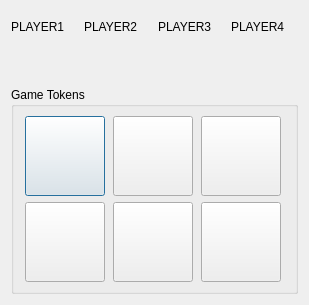
<?xml version="1.0" encoding="UTF-8"?>
<ui version="4.0">
 <class>TokenChooser</class>
 <widget class="QDialog" name="TokenChooser">
  <property name="geometry">
   <rect>
    <x>0</x>
    <y>0</y>
    <width>309</width>
    <height>305</height>
   </rect>
  </property>
  <property name="windowTitle">
   <string>Choose Token</string>
  </property>
  <layout class="QVBoxLayout" name="verticalLayout_6">
   <item>
    <layout class="QHBoxLayout" name="horizontalLayout">
     <item>
      <layout class="QVBoxLayout" name="verticalLayout">
       <item>
        <widget class="QLabel" name="player1Name">
         <property name="text">
          <string>PLAYER1</string>
         </property>
        </widget>
       </item>
       <item>
        <widget class="QLabel" name="player1Img">
         <property name="text">
          <string/>
         </property>
        </widget>
       </item>
      </layout>
     </item>
     <item>
      <layout class="QVBoxLayout" name="verticalLayout_2">
       <item>
        <widget class="QLabel" name="player2Name">
         <property name="text">
          <string>PLAYER2</string>
         </property>
        </widget>
       </item>
       <item>
        <widget class="QLabel" name="player2Img">
         <property name="text">
          <string/>
         </property>
        </widget>
       </item>
      </layout>
     </item>
     <item>
      <layout class="QVBoxLayout" name="verticalLayout_3">
       <item>
        <widget class="QLabel" name="player3Name">
         <property name="text">
          <string>PLAYER3</string>
         </property>
        </widget>
       </item>
       <item>
        <widget class="QLabel" name="player3Img">
         <property name="text">
          <string/>
         </property>
        </widget>
       </item>
      </layout>
     </item>
     <item>
      <layout class="QVBoxLayout" name="verticalLayout_4">
       <item>
        <widget class="QLabel" name="player4Name">
         <property name="text">
          <string>PLAYER4</string>
         </property>
        </widget>
       </item>
       <item>
        <widget class="QLabel" name="player4Img">
         <property name="text">
          <string/>
         </property>
        </widget>
       </item>
      </layout>
     </item>
    </layout>
   </item>
   <item>
    <widget class="QGroupBox" name="groupBox">
     <property name="title">
      <string>Game Tokens</string>
     </property>
     <layout class="QVBoxLayout" name="verticalLayout_5">
      <item>
       <layout class="QGridLayout" name="gridLayout">
        <item row="0" column="0">
         <widget class="QPushButton" name="token1">
          <property name="minimumSize">
           <size>
            <width>80</width>
            <height>80</height>
           </size>
          </property>
          <property name="maximumSize">
           <size>
            <width>80</width>
            <height>80</height>
           </size>
          </property>
          <property name="text">
           <string/>
          </property>
         </widget>
        </item>
        <item row="0" column="1">
         <widget class="QPushButton" name="token2">
          <property name="minimumSize">
           <size>
            <width>80</width>
            <height>80</height>
           </size>
          </property>
          <property name="maximumSize">
           <size>
            <width>80</width>
            <height>80</height>
           </size>
          </property>
          <property name="text">
           <string/>
          </property>
         </widget>
        </item>
        <item row="0" column="2">
         <widget class="QPushButton" name="token3">
          <property name="minimumSize">
           <size>
            <width>80</width>
            <height>80</height>
           </size>
          </property>
          <property name="maximumSize">
           <size>
            <width>80</width>
            <height>80</height>
           </size>
          </property>
          <property name="text">
           <string/>
          </property>
         </widget>
        </item>
        <item row="1" column="0">
         <widget class="QPushButton" name="token4">
          <property name="minimumSize">
           <size>
            <width>80</width>
            <height>80</height>
           </size>
          </property>
          <property name="maximumSize">
           <size>
            <width>80</width>
            <height>80</height>
           </size>
          </property>
          <property name="text">
           <string/>
          </property>
         </widget>
        </item>
        <item row="1" column="1">
         <widget class="QPushButton" name="token5">
          <property name="minimumSize">
           <size>
            <width>80</width>
            <height>80</height>
           </size>
          </property>
          <property name="maximumSize">
           <size>
            <width>80</width>
            <height>80</height>
           </size>
          </property>
          <property name="text">
           <string/>
          </property>
         </widget>
        </item>
        <item row="1" column="2">
         <widget class="QPushButton" name="token6">
          <property name="minimumSize">
           <size>
            <width>80</width>
            <height>80</height>
           </size>
          </property>
          <property name="maximumSize">
           <size>
            <width>80</width>
            <height>80</height>
           </size>
          </property>
          <property name="text">
           <string/>
          </property>
         </widget>
        </item>
       </layout>
      </item>
     </layout>
    </widget>
   </item>
  </layout>
 </widget>
 <resources/>
 <connections/>
</ui>
